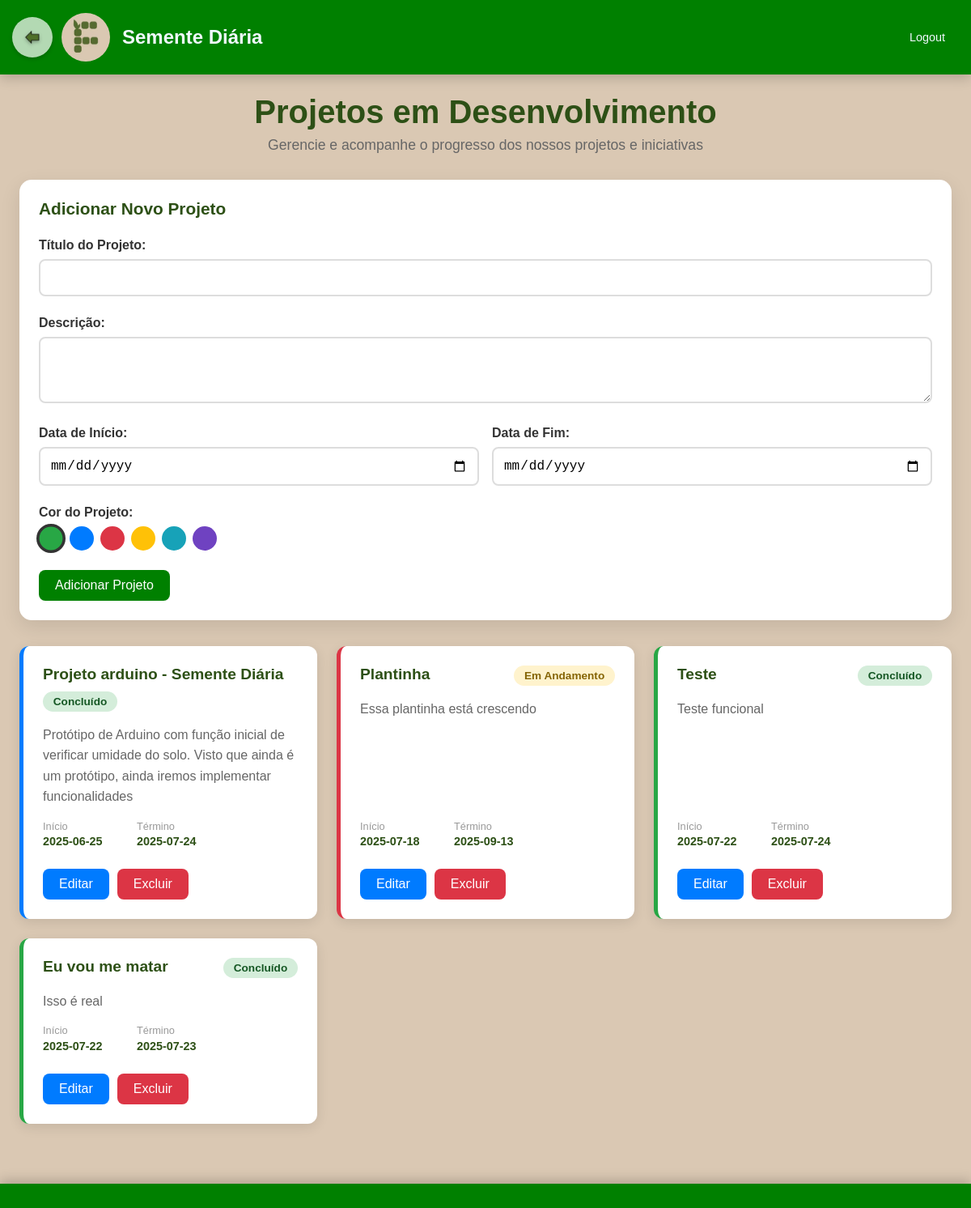
Before: /projetos (signed in) with the older database file.
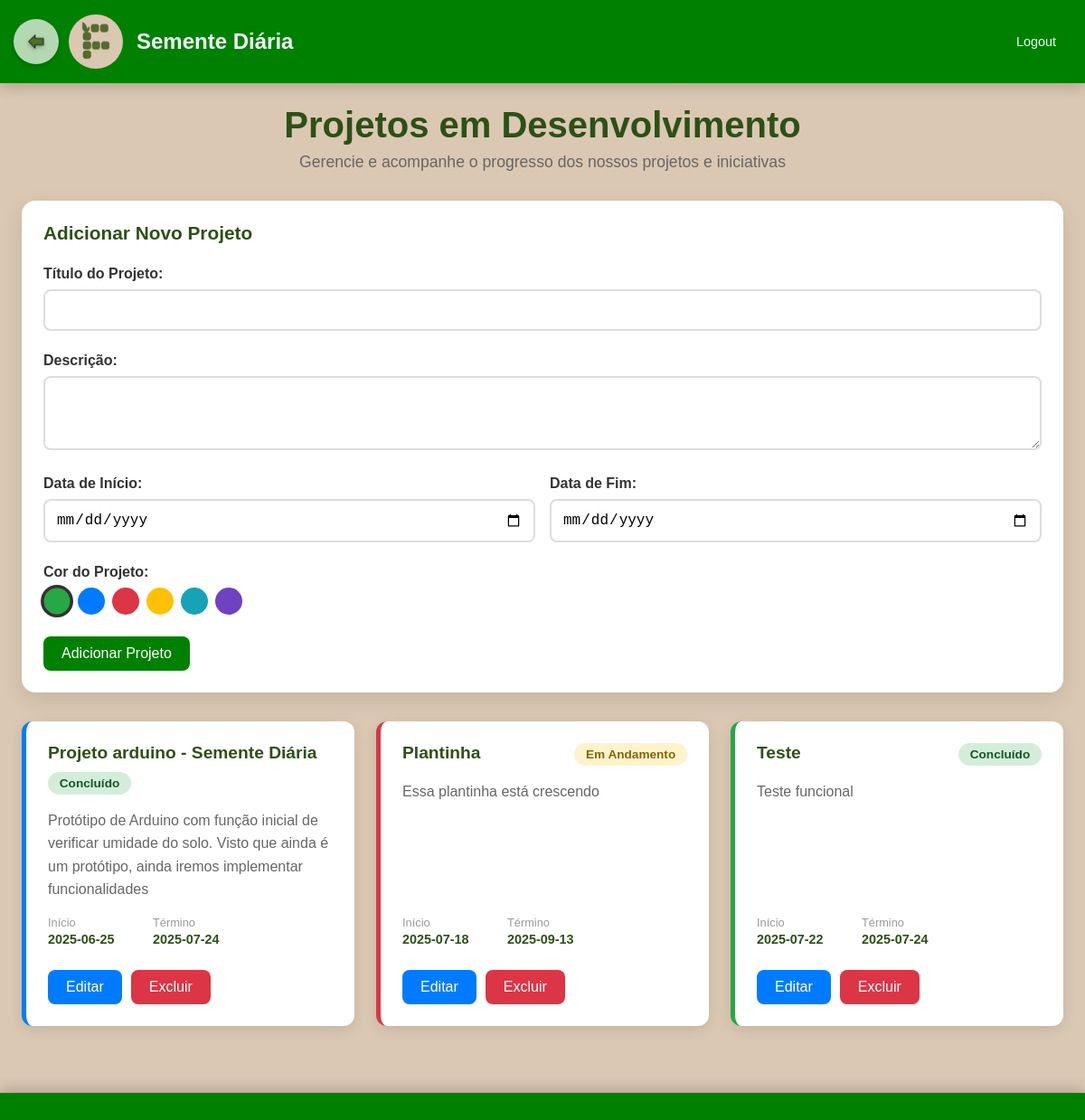
After: the same page with the newer database file.
### tables this page shows
CREATE TABLE eventos_calendario (
            id INTEGER PRIMARY KEY AUTOINCREMENT,
            titulo TEXT NOT NULL,
            descricao TEXT,
            data_inicio TEXT NOT NULL,
            data_fim TEXT,
            cor TEXT DEFAULT '#28a745',
            usuario_id INTEGER NOT NULL, progresso INTEGER DEFAULT 0,
            FOREIGN KEY (usuario_id) REFERENCES usuarios (id)
        );

### app.py (the view)
@app.route('/projetos')
@login_required
def projetos():
    projetos_raw = get_admin_projects()
    projetos = []
    data_atual = datetime.now()
    for p in projetos_raw:
        projeto = dict(p)
        try:
            data_inicio = datetime.strptime(projeto['data_inicio'], '%Y-%m-%d')
            data_fim = datetime.strptime(projeto['data_fim'], '%Y-%m-%d') if projeto['data_fim'] else None
            if data_fim and data_atual > data_fim:
                projeto.update({'status': 'concluido', 'status_texto': 'Concluído'})
            elif data_atual >= data_inicio:
                projeto.update({'status': 'em-andamento', 'status_texto': 'Em Andamento'})
            else:
                projeto.update({'status': 'aguardando', 'status_texto': 'Aguardando'})
        except ValueError:
            projeto.update({'status': 'aguardando', 'status_texto': 'Aguardando'})
        projetos.append(projeto)
    return render_template('projetos.html.j2', projetos=projetos)

### app.py (called while the page is built)
def get_db():
    conn = sqlite3.connect('app.db')
    conn.row_factory = sqlite3.Row
    return conn

def get_user_id(nome_usuario):
    with get_db() as conn:
        user = conn.execute('SELECT id FROM usuarios WHERE nome = ?', (nome_usuario,)).fetchone()
        return user['id'] if user else None

def is_admin():
    return session.get('usuario') == 'admin'

def get_admin_projects():
    admin_id = get_user_id('admin')
    if not admin_id:
        return []
    with get_db() as conn:
        return conn.execute('SELECT * FROM eventos_calendario WHERE usuario_id = ? ORDER BY data_inicio ASC',
                           (admin_id,)).fetchall()

def login_required(f):
    @wraps(f)
    def decorated(*args, **kwargs):
        if 'usuario' not in session:
            return redirect('/login')
        return f(*args, **kwargs)
    return decorated

@app.context_processor
def inject_user():
    return dict(
        session=session,
        is_admin=is_admin
    )

### templates/projetos.html.j2 (shortened to what this page needs)
<!DOCTYPE html>
<html lang="pt-br">
<head>
</head>
<body>
    <header>
        <button class="seta" onclick="window.location.href='/'">
            <img src="/static/download-removebg-preview.png" alt="Voltar">
        </button>
        <div class="header-left">
            <img class="logo" src="{{ url_for('static', filename='logo.png') }}" alt="Logo">
            <h1>Semente Diária</h1>
        </div>
        <div class="header-right">
            <a href="/logout">Logout</a>
        </div>
    </header>
    <main>
        <div class="page-header">
            <h1>Projetos em Desenvolvimento</h1>
            <p>Gerencie e acompanhe o progresso dos nossos projetos e iniciativas</p>
        </div>
        {% if is_admin() %}
        <div class="form-container">
            <h3 id="form-title">Adicionar Novo Projeto</h3>
            <form id="project-form" method="POST" action="/adicionar_projeto">
                <div class="form-group">
                    <label for="titulo">Título do Projeto:</label>
                    <input type="text" id="titulo" name="titulo" required>
                </div>
                <div class="form-group">
                    <label for="descricao">Descrição:</label>
                    <textarea id="descricao" name="descricao" rows="3"></textarea>
                </div>
                <div class="form-row">
                    <div class="form-group">
                        <label for="data_inicio">Data de Início:</label>
                        <input type="date" id="data_inicio" name="data_inicio" required>
                    </div>
                    <div class="form-group">
                        <label for="data_fim">Data de Fim:</label>
                        <input type="date" id="data_fim" name="data_fim">
                    </div>
                </div>
                <div class="form-group">
                    <label>Cor do Projeto:</label>
                    <div class="color-picker">
                        <div class="color-option selected" style="background: #28a745;" data-color="#28a745"></div>
                        <div class="color-option" style="background: #007bff;" data-color="#007bff"></div>
                        <div class="color-option" style="background: #dc3545;" data-color="#dc3545"></div>
                        <div class="color-option" style="background: #ffc107;" data-color="#ffc107"></div>
                        <div class="color-option" style="background: #17a2b8;" data-color="#17a2b8"></div>
                        <div class="color-option" style="background: #6f42c1;" data-color="#6f42c1"></div>
                    </div>
                </div>
                <button type="submit" class="btn btn-primary" id="submit-btn">Adicionar Projeto</button>
            </form>
        </div>
        {% endif %}
        <div class="projetos-container">
            {% if projetos %}
                {% for projeto in projetos %}
                <div class="projeto-card" style="border-left-color: {{ projeto.cor or '#28a745' }};">
                    <div class="projeto-header">
                        <h2 class="projeto-titulo">{{ projeto.titulo }}</h2>
                        <span class="projeto-status {{ projeto.status }}">
                            {{ projeto.status_texto }}
                        </span>
                    </div>
                    {% if projeto.descricao %}
                    <div class="projeto-descricao">
                        {{ projeto.descricao }}
                    </div>
                    {% endif %}
                    <div class="projeto-datas">
                        <div class="data-item">
                            <span class="data-label">Início</span>
                            <span class="data-valor">{{ projeto.data_inicio }}</span>
                        </div>
                        {% if projeto.data_fim %}
                        <div class="data-item">
                            <span class="data-label">Término</span>
                            <span class="data-valor">{{ projeto.data_fim }}</span>
                        </div>
                        {% endif %}
                    </div>
                    {% if is_admin() %}
                    <div class="projeto-actions">
                        <button class="btn btn-secondary" onclick="editarProjeto({{ projeto.id }}, '{{ projeto.titulo }}', '{{ projeto.descricao or '' }}', '{{ projeto.data_inicio }}', '{{ projeto.data_fim or '' }}', '{{ projeto.cor or '#28a745' }}')">Editar</button>
                        <button class="btn btn-danger" onclick="confirmarDelecao({{ projeto.id }}, '{{ projeto.titulo }}')">Excluir</button>
                    </div>
                    {% endif %}
                </div>
                {% endfor %}
            {% else %}
                <div class="nenhum-projeto">
                    <h2>Nenhum projeto encontrado</h2>
                    <p>Ainda não há projetos cadastrados no sistema.</p>
                    <a href="/calendario" class="btn-calendario">Ver Calendário</a>
                </div>
            {% endif %}
        </div>
    </main>
    <footer>
    </footer>
</body>
</html>

### templates/projetos.html.j2 (style rules this page uses)
* { box-sizing: border-box; margin: 0; padding: 0; }
body { background-color: #dac8b3; font-family: Arial, sans-serif; min-height: 100vh; display: flex; flex-direction: column; position: relative; padding-bottom: 80px; }
header { display: flex; background-color: green; width: 100%; padding: 1rem; align-items: center; justify-content: space-between; box-shadow: 0 4px 15px rgba(0,0,0,0.2); position: relative; flex-wrap: wrap; }
a { text-decoration: none; color: inherit; display: block; transition: all 0.3s ease; }
.header-left { display: flex; align-items: center; gap: 15px; margin-left: 60px; }
.header-left h1 { color: aliceblue; margin: 0; font-size: clamp(1rem, 4vw, 1.5rem); white-space: nowrap; }
.logo { width: 60px; height: 60px; border-radius: 50%; object-fit: cover; }
.seta { position: absolute; top: 50%; left: 15px; transform: translateY(-50%); background: none; border: none; cursor: pointer; z-index: 3; padding: 10px; background-color: rgba(255, 255, 255, 0.7); border-radius: 50%; width: 50px; height: 50px; display: flex; align-items: center; justify-content: center; transition: all 0.3s ease; box-shadow: 0 2px 5px rgba(0,0,0,0.2); }
.seta img { width: 30px; height: 30px; filter: drop-shadow(0 2px 2px rgba(0,0,0,0.3)); }
.header-right { display: flex; align-items: center; gap: 15px; }
.header-right a { color: aliceblue; padding: 8px 16px; border-radius: 20px; transition: all 0.3s ease; font-size: 0.9rem; }
main { padding: 1.5rem; max-width: 1200px; margin: 0 auto; width: 100%; flex: 1; }
.page-header { text-align: center; margin-bottom: 2rem; }
.page-header h1 { color: #2d5016; font-size: clamp(1.5rem, 5vw, 2.5rem); margin-bottom: 0.5rem; }
.page-header p { color: #666; font-size: clamp(0.9rem, 3vw, 1.1rem); }
.form-container { background: white; border-radius: 15px; box-shadow: 0 8px 25px rgba(0,0,0,0.1); padding: 1.5rem; margin-bottom: 2rem; }
.form-container h3 { color: #2d5016; margin-bottom: 1.5rem; font-size: 1.3rem; }
.form-group { margin-bottom: 1.5rem; }
.form-group label { display: block; margin-bottom: 0.5rem; color: #333; font-weight: bold; }
.form-group input, .form-group textarea { width: 100%; padding: 12px; border: 2px solid #ddd; border-radius: 8px; font-size: 1rem; }
.form-row { display: flex; gap: 1rem; flex-wrap: wrap; }
.form-row .form-group { flex: 1; min-width: 200px; }
.color-picker { display: flex; gap: 0.5rem; margin-top: 0.5rem; flex-wrap: wrap; }
.color-option { width: 30px; height: 30px; border-radius: 50%; cursor: pointer; border: 3px solid transparent; transition: all 0.3s ease; }
.color-option.selected { border-color: #333; transform: scale(1.2); }
.btn { border: none; padding: 10px 20px; border-radius: 8px; cursor: pointer; font-size: 1rem; transition: all 0.3s ease; white-space: nowrap; }
.btn-primary { background: green; color: white; }
.btn-secondary { background: #007bff; color: white; }
.btn-danger { background: #dc3545; color: white; }
.projetos-container { display: grid; grid-template-columns: repeat(auto-fill, minmax(300px, 1fr)); gap: 1.5rem; margin-top: 2rem; }
.projeto-card { background: white; border-radius: 12px; padding: 1.5rem; box-shadow: 0 4px 15px rgba(0,0,0,0.1); border-left: 5px solid; transition: transform 0.3s ease, box-shadow 0.3s ease; display: flex; flex-direction: column; }
.projeto-header { display: flex; justify-content: space-between; align-items: flex-start; margin-bottom: 1rem; flex-wrap: wrap; gap: 10px; }
.projeto-titulo { font-size: 1.2rem; font-weight: bold; color: #2d5016; margin: 0; }
.projeto-status { background: #e8f5e8; color: #2d5016; padding: 0.3rem 0.8rem; border-radius: 20px; font-size: 0.85rem; font-weight: bold; white-space: nowrap; }
.projeto-status.em-andamento { background: #fff3cd; color: #856404; }
.projeto-status.concluido { background: #d4edda; color: #155724; }
.projeto-descricao { color: #666; line-height: 1.6; margin-bottom: 1rem; flex-grow: 1; }
.projeto-datas { display: flex; gap: 1rem; font-size: 0.9rem; margin-bottom: 1rem; flex-wrap: wrap; }
.data-item { display: flex; flex-direction: column; min-width: 100px; }
.data-label { color: #999; font-size: 0.8rem; margin-bottom: 0.2rem; }
.data-valor { color: #2d5016; font-weight: bold; }
.projeto-actions { margin-top: 10px; display: flex; gap: 10px; flex-wrap: wrap; }
footer { background-color: green; text-align: center; padding: 15px; width: 100%; position: fixed; bottom: 0; box-shadow: 0 -4px 15px rgba(0,0,0,0.2); z-index: 10; }

Changed rows visible on the page:
removed eventos_calendario: titulo "Eu vou me matar", status_texto "Concluído", descricao "Isso é real", data_inicio "2025-07-22", data_fim "2025-07-23"
